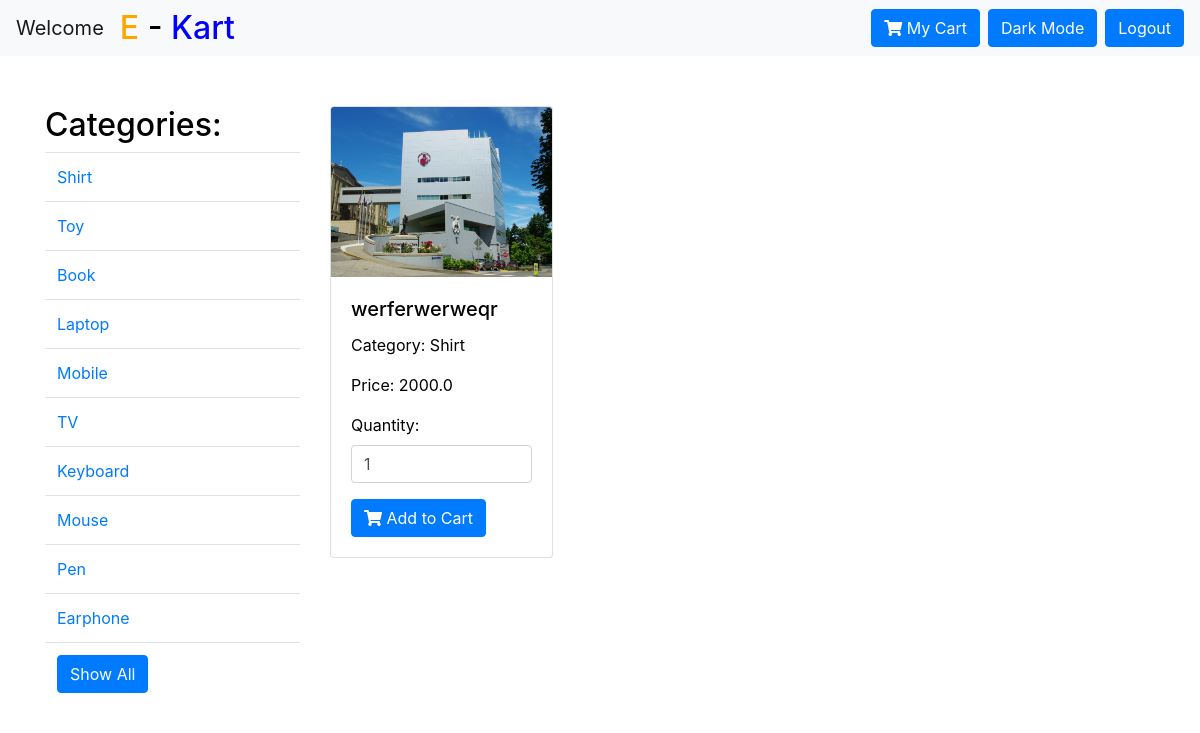
The page /accounts/1/ (signed in) on the database as committed earlier.
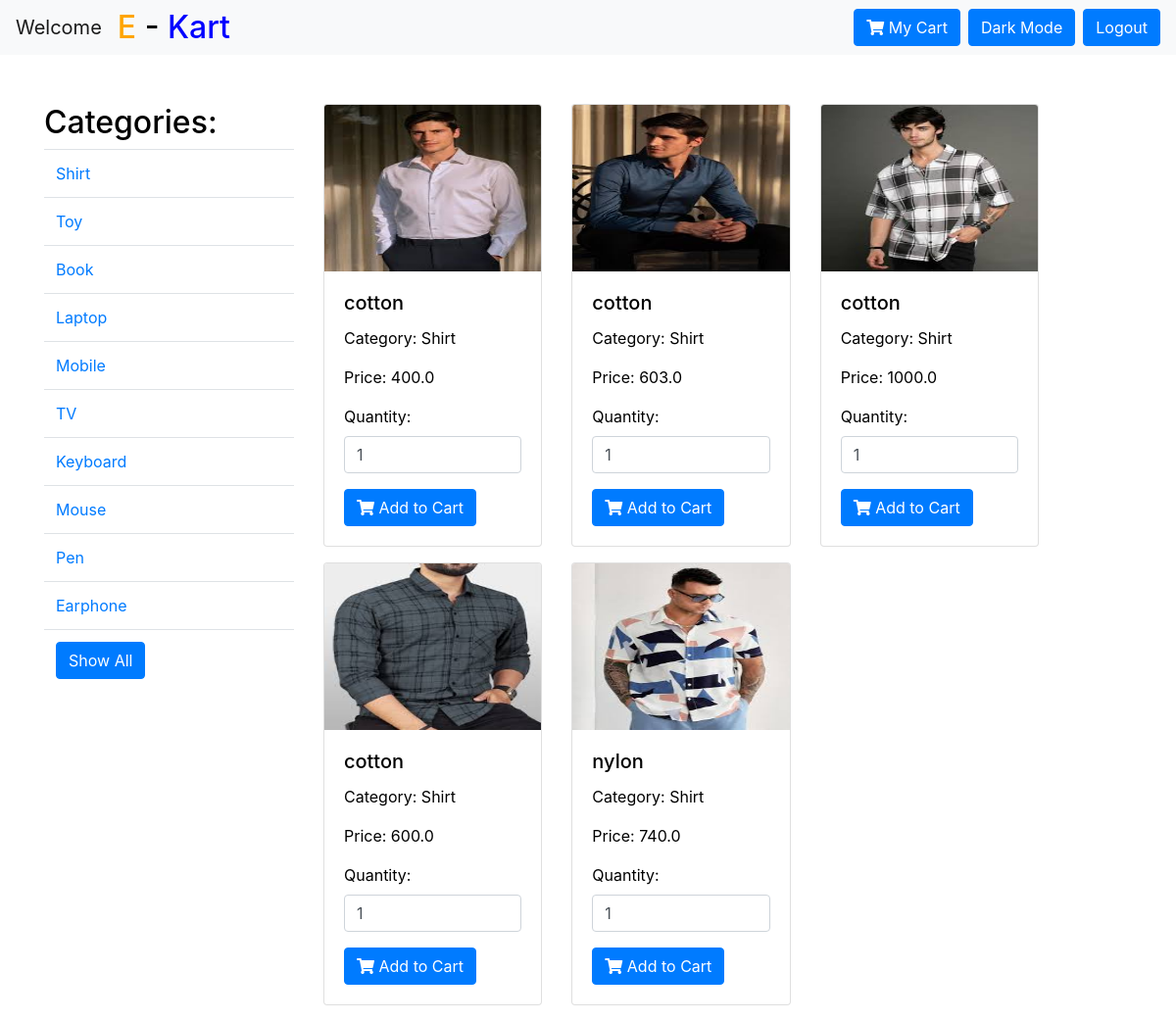
The same page on the database as committed later.
### mycart/models.py (models this page shows, shortened)
class Category(models.Model):
    name = models.CharField(max_length=100,null=False,blank=False)
    def __str__(self):
        return self.name

class Photo(models.Model):
    category = models.ForeignKey(Category, on_delete=models.SET_NULL, null=True, blank=True)
    img = models.ImageField(upload_to='pic', null=False, blank=False)
    description = models.TextField(null=False)
    price = models.FloatField(null=True)

### mycart/views.py (the view)
# urls.py: path('accounts/<int:pk>/', views.accounts, name='accounts'),
@login_required
def accounts(request,pk):
    user = request.user
    categories = Category.objects.all()
    c = get_object_or_404(Category, id=pk)
    photos = Photo.objects.filter(category=c)
    return render(request, 'account.html', {'user': user, 'categories': categories, 'photos': photos})

### mycart/templates/account.html (shortened to what this page needs)
<!doctype html>
<html lang="en">
<head>
    <link rel="stylesheet" href="https://maxcdn.bootstrapcdn.com/bootstrap/4.5.2/css/bootstrap.min.css">
    <link href="https://cdnjs.cloudflare.com/ajax/libs/font-awesome/5.15.4/css/all.min.css" rel="stylesheet">
</head>
<body>
<nav class="navbar navbar-expand-lg navbar-light bg-light">
    <a class="navbar-brand" href="#">Welcome {{ user.first_name }}</a>
    <div class="mx-auto">
        <h2 class="mb-0"><span class="orange">E</span> - <span class="blue">Kart</span></h2>
    </div>
    <div class="collapse navbar-collapse justify-content-end" id="navbarNav">
        <ul class="navbar-nav d-flex align-items-center">
            <li class="nav-item">
                <a href="{% url 'mycarts' %}" class="btn btn-primary ml-2">
                    <i class="fas fa-shopping-cart"></i> My Cart</a>
            </li>
            <li class="nav-item">
                <button class="btn btn-primary ml-2" id="darkmodetoggle">Dark Mode</button>
            </li>
            <li class="nav-item">
                <a href="{% url 'logout' %}" class="btn btn-primary ml-2">Logout</a>
            </li>
        </ul>
    </div>
</nav>
<div class="container">
    <div class="row">
        <div class="col-md-3">
            <h2>Categories:</h2>
            <table class="table">
                <tbody>
                {% for category in categories %}
                <tr>
                    <td><a href="{% url 'accounts' category.id  %}">{{ category.name }}</a></td>
                </tr>
                {% endfor %}
                <tr>
                    <td><button class="btn btn-primary" onclick="window.location.href='{% url 'account' %}'">Show All</button></td>
                </tr>
                </tbody>
            </table>
        </div>
        <div class="col-md-8">
            <div class="row">
                {% for photo in photos %}
                <div class="col-md-4 mb-3">
                    <div class="card">
                        {% if photo.img %}
                        <a href="#">
                            <img height="170" width="170" src="{{ photo.img.url }}" class="card-img-top" alt="{{ photo.description }}">
                        </a>
                        {% else %}
                        <p>No image available</p>
                        {% endif %}
                        <div class="card-body">
                            <h5 class="card-title">{{ photo.description }}</h5>
                            <p class="card-text">Category: {{ photo.category }}</p>
                            <p class="card-text">Price: {{ photo.price }}</p>
                            <form method="post" action="{% url 'order' photo.pk %}">
                                <div class="form-group">
                                    <label for="quantity">Quantity:</label>
                                    <input type="number" id="quantity" name="quantity" class="form-control" value="1" min="1">
                                </div>
                                <button type="submit" class="btn btn-primary">
                                    <i class="fas fa-shopping-cart"></i> Add to Cart
                                </button>
                            </form>
                        </div>
                    </div>
                </div>
                {% endfor %}
            </div>
        </div>
    </div>
</div>
</body>
</html>

### mycart/templates/account.html (style rules this page uses)
a:link { text-decoration: none; }
body { background-color: white; color: black; transition: background-color 0.3s, color 0.3s; }
.col-md-8 { color: black; }
#darkmodetoggle { position: relative; }
.container { padding-top: 50px; }
.orange { color: orange; }
.blue { color: blue; }

Rows that differ between the two databases and show on the page:
removed Photo: img (picture), description "werferwerweqr", category "Shirt", price "2000.0"
added Photo: img (picture), description "cotton", category "Shirt", price "400.0"
added Photo: img (picture), description "cotton", category "Shirt", price "603.0"
added Photo: img (picture), description "cotton", category "Shirt", price "1000.0"
added Photo: img (picture), description "cotton", category "Shirt", price "600.0"
added Photo: img (picture), description "nylon", category "Shirt", price "740.0"
